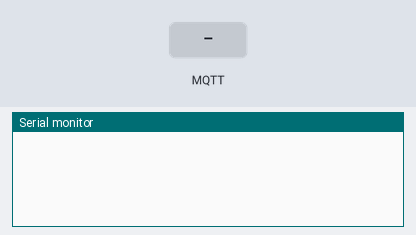
A sketch run on a simulated Arduino Uno, built with avr-gcc and run on an emulated ATmega328P. On the bench: the last lines printed to the serial monitor. Inputs (shaded band) come from the test bench. No MQTT or app messages arrive unless stated.

Above: at 2.8 s.
2.9 s: MQTT message "1" arrives on the first subscribed topic
At 4.2 s:
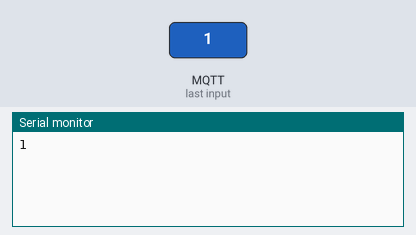
4.5 s: MQTT message "on" arrives on the first subscribed topic
At 5.7 s:
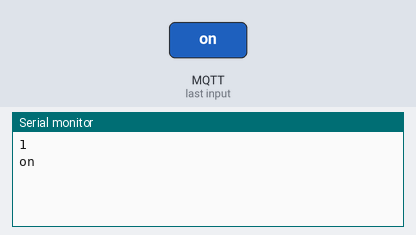
6.0 s: MQTT message "off" arrives on the first subscribed topic
At 6.9 s:
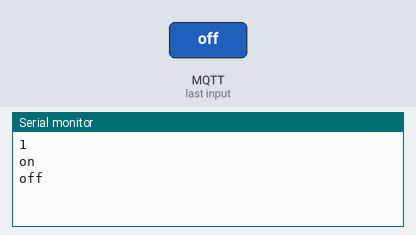
7.5 s: MQTT message "1" arrives on the second subscribed topic
At 8.0 s:
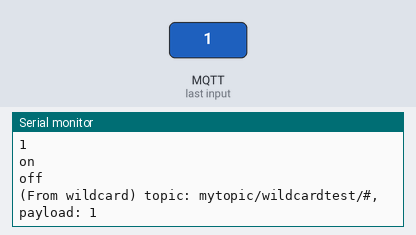
9.0 s: MQTT message "on" arrives on the second subscribed topic
At 10.2 s:
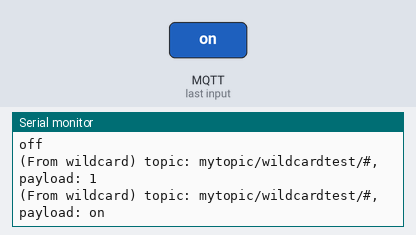
10.5 s: MQTT message "off" arrives on the second subscribed topic
At 11.7 s:
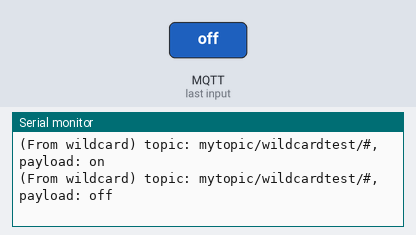

Measured:
- after the input at 2.9 s, the serial monitor: prints a new line after 0.11 s (image 1)
- after the input at 4.5 s, the serial monitor: prints a new line at once (image 2)
- after the input at 6.0 s, the serial monitor: prints a new line at once (image 3)
- after the input at 7.5 s, the serial monitor: prints a new line at once (image 4)
- after the input at 9.0 s, the serial monitor: prints a new line at once (image 5)
- after the input at 10.5 s, the serial monitor: prints a new line at once (image 6)

The sketch:

3._to_MQTT.ino
```cpp
/*
  SimpleMQTTClient.ino
  The purpose of this exemple is to illustrate a simple handling of MQTT and Wifi connection.
  Once it connects successfully to a Wifi network and a MQTT broker, it subscribe to a topic and send a message to it.
  It will also send a message delayed 5 seconds later.
*/

#include "EspMQTTClient.h"

EspMQTTClient client(
  "WifiSSID",
  "WifiPassword",
  "192.xxx",  // MQTT Broker server ip
  "MQTTUsername",   // Can be omitted if not needed
  "MQTTPassword",   // Can be omitted if not needed
  "TestClient",     // Client name that uniquely identify your device
  1883              // The MQTT port, default to 1883. this line can be omitted
);
char* topic = "min/temp";
void tx() {
  client.publish(topic, "Nice day");
}
void setup()
{
  Serial.begin(115200);

  // Optional functionalities of EspMQTTClient
  client.enableDebuggingMessages(); // Enable debugging messages sent to serial output
  client.enableHTTPWebUpdater(); // Enable the web updater. User and password default to values of MQTTUsername and MQTTPassword. These can be overridded with enableHTTPWebUpdater("user", "password").
  client.enableOTA(); // Enable OTA (Over The Air) updates. Password defaults to MQTTPassword. Port is the default OTA port. Can be overridden with enableOTA("password", port).
  client.enableLastWillMessage("TestClient/lastwill", "I am going offline");  // You can activate the retain flag by setting the third parameter to true
}

// This function is called once everything is connected (Wifi and MQTT)
// WARNING : YOU MUST IMPLEMENT IT IF YOU USE EspMQTTClient
void onConnectionEstablished()
{

  // Subscribe to "mytopic/test" and display received message to Serial
  client.subscribe(topic, [](const String & payload) {
    Serial.println(payload);
  });

  // Subscribe to "mytopic/wildcardtest/#" and display received message to Serial
  client.subscribe("mytopic/wildcardtest/#", [](const String & topic, const String & payload) {
    Serial.println("(From wildcard) topic: " + topic + ", payload: " + payload);
  });

  // Publish a message to "mytopic/test"
  client.publish("mytopic/test", "This is a message"); // You can activate the retain flag by setting the third parameter to true

  // Execute delayed instructions
  client.executeDelayed(5 * 1000, []() {
    client.publish("mytopic/wildcardtest/test123", "This is a message sent 5 seconds later");
  });
}

void loop()
{
  tx();
  client.loop();
  delay(500);
}
```
